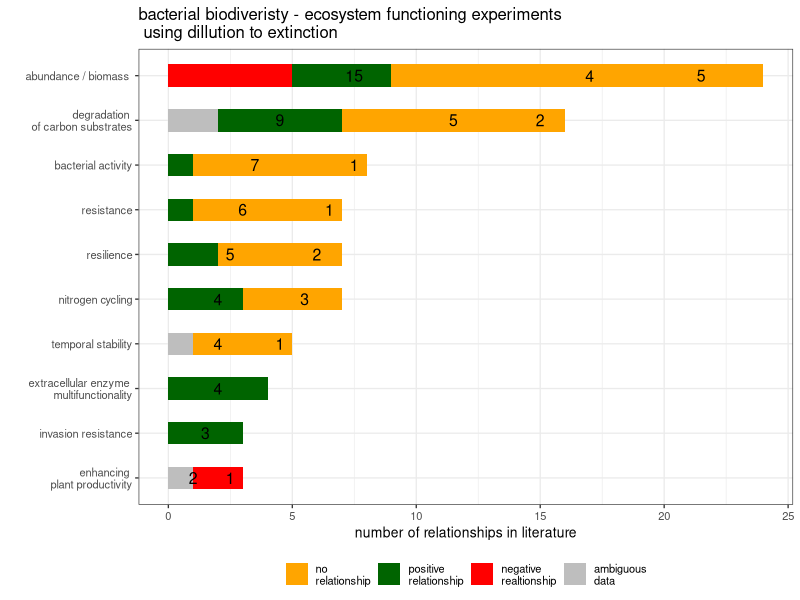

This chart was generated by the following R code:
###############
# Script to make a bar chart of the Lietrature overview summerized in the google spreadsheets

# source data are from here:
# https://docs.google.com/spreadsheets/d/18ssd0m6cfpi70IRSRYkUvHUoKJbpylEZgpRaS825dbw/edit#gid=0

# based on the categorization here:
# https://docs.google.com/spreadsheets/d/1fR_uzB27T-mWSeMaeCHYJ9kUve5AJ8lMZRqbpTX-vOg/edit#gid=0
##############

require(ggplot2)
require(dplyr)
require(tidyr)

#############

# import Data
LitDat <- read.table("LiteratureDocs/Literature_overview.txt", sep = "\t", header = T)

# code missing values  as 0
LitDat[ is.na(LitDat)] <- 0

# reshape data
LitDatR <- gather(LitDat, resp_type, resp_count, -total, -EF) 

# sort variable
LitDatR$resp_type <- factor(LitDatR$resp_type, levels = c("none", "pos", "neg", "amb"))

# sort factor level after total
LitDatR <- LitDatR[ with( LitDatR, order( total, EF, resp_type)), ]
LitDatR$EF <- factor(LitDatR$EF, levels = unique(LitDatR$EF), labels = c("enhancing \n plant productivity",
                                                                         "invasion resistance",
                                                                         "extracellular enzyme \n multifunctionality",
                                                                         "temporal stability",
                                                                         "nitrogen cycling",
                                                                         "resilience",
                                                                         "resistance",
                                                                         "bacterial activity",
                                                                         "degradation \n of carbon substrates",
                                                                         "abundance / biomass "))
                                                                

# add position variabel for labels
group_midpoints = function(g) {
  cumsums = c(0, cumsum(g$resp_count))
  diffs = diff(cumsums)
  pos = head(cumsums, -1) + (0.5 * diffs)
  return(data.frame(EF=g$EF, resp_type = g$resp_type, resp_count= g$resp_count, pos=pos ))
}

LitDatR <- LitDatR %>% 
  group_by(EF) %>% 
  do(group_midpoints(.))

LitDatR[LitDatR == 0] <- NA

Lit_graph <- ggplot(LitDatR[LitDatR$EF != "total", ], aes( x = EF, y = resp_count, fill = resp_type, order = resp_type))+
  geom_bar(stat = "identity", position = "stack", width = 0.5)+
  geom_text( aes(label = resp_count, y = pos), size = 4)+
  coord_flip()+
  labs( y = "number of relationships in literature", x = "",
        title = "bacterial biodiveristy - ecosystem functioning experiments \n using dillution to extinction",
        fill = NULL)+ 
  scale_fill_manual(values = c( "orange", "darkgreen", "red", "grey"),
                    labels = c("no\nrelationship", "positive\nrelationship", "negative\nrealtionship", "ambiguous\ndata"))+
  theme_bw( base_size = 10)+
  theme(legend.position = "bottom")

ggsave("figures/Figure_4.pdf", Lit_graph, width = 8, height = 6)

